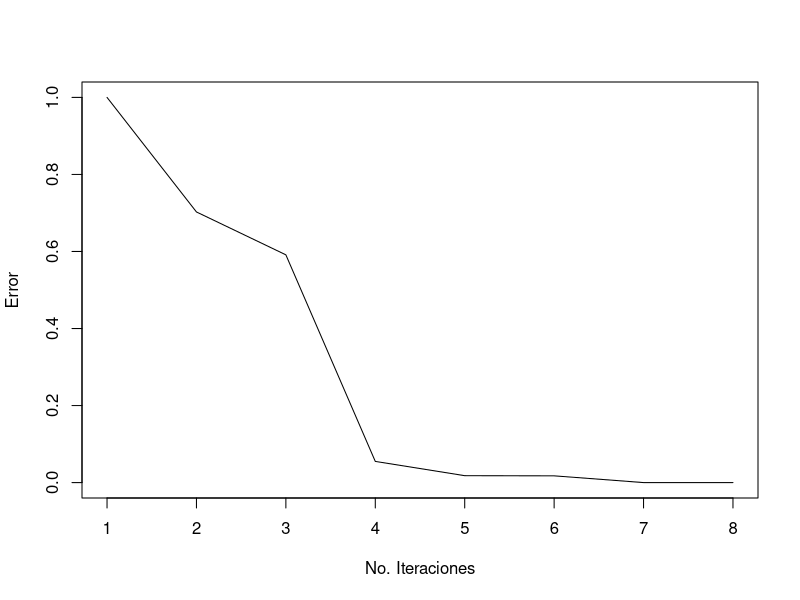
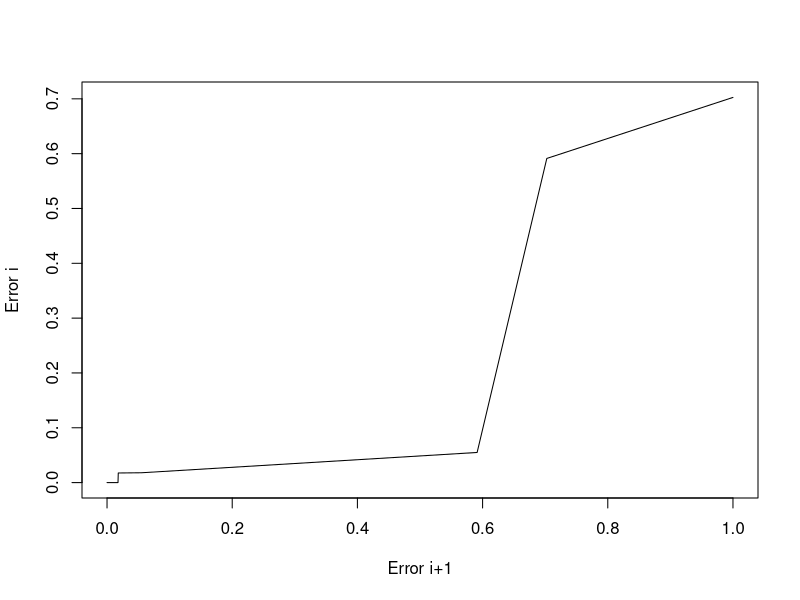

Write R code to recreate these figures, in order.
Illinois=function(f,s,t,e,maxiter)
{
  fs = f(s)
  ft = f(t)
  side=0
  i = 1
  Iteraciones = c()
  Errores = c()
  Errori = c()
  Errorj = c()
  cat(formatC(c("i","x_i","f(x)","Error est."), width = -15, format = "f", flag = " "),"\n")
  
  while(i <= maxiter)
  {
    r = (fs*t-ft*s)/(fs-ft)
    if(abs(t-s)<e*abs(t+s))
      break
    fr = f(r)
    Iteraciones = c(Iteraciones, i)
    Error = abs(t-s)
    Errores = c(Errores, Error)
    cat(formatC( c(i,r,f(r),Error), digits = 8, width = -15, format = "f", flag = " "), "\n")
    
    if(fr * ft > 0)
    {
      t=r
      ft=fr
      if(side==-1)
        fs= fs*0.5
      side = -1
    }
    else if(fs*fr >0)
    {
      s = r
      fs = fr
      if(side == +1){
        ft = ft*0.5
      }
      side = +1
    }
    else
      break
    i = i + 1
  }
  cat("Cero de funcion: ", r, " con error <=", abs(t - s), "Iteraciones: ", i)
  plot(Iteraciones,Errores, type = "l", xlab = "No. Iteraciones",ylab="Error")
  #Errores Ei vs Ei+1
  for(b in 1:i){
    if(b!=i){
      Errori[b]=Errores[b]
      Errorj[b]=Errores[b+1]  
    }
  }
  plot(Errori,Errorj, type = "l", xlab = "Error i+1",ylab="Error i")
}

f= function(x) exp(x)-pi*x
Illinois(f,0,1,1e-6,1000)